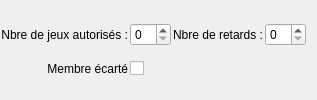
       <widget class="QWidget" name="widget_6" native="true">
        <property name="minimumSize">
         <size>
          <width>0</width>
          <height>0</height>
         </size>
        </property>
        <layout class="QGridLayout" name="gridLayout_7">
         <property name="leftMargin">
          <number>1</number>
         </property>
         <property name="topMargin">
          <number>10</number>
         </property>
         <property name="bottomMargin">
          <number>10</number>
         </property>
         <property name="spacing">
          <number>2</number>
         </property>
         <item row="0" column="1">
          <widget class="QSpinBox" name="SBx_JeuxAutorises">
           <property name="maximumSize">
            <size>
             <width>50</width>
             <height>16777215</height>
            </size>
           </property>
           <property name="palette">
            <palette>
             <active>
              <colorrole role="WindowText">
               <brush brushstyle="SolidPattern">
                <color alpha="255">
                 <red>0</red>
                 <green>0</green>
                 <blue>0</blue>
                </color>
               </brush>
              </colorrole>
             </active>
             <inactive>
              <colorrole role="WindowText">
               <brush brushstyle="SolidPattern">
                <color alpha="255">
                 <red>0</red>
                 <green>0</green>
                 <blue>0</blue>
                </color>
               </brush>
              </colorrole>
             </inactive>
             <disabled>
              <colorrole role="WindowText">
               <brush brushstyle="SolidPattern">
                <color alpha="255">
                 <red>0</red>
                 <green>0</green>
                 <blue>0</blue>
                </color>
               </brush>
              </colorrole>
             </disabled>
            </palette>
           </property>
          </widget>
         </item>
         <item row="5" column="0">
          <widget class="QLabel" name="Lb_MembreEcarte">
           <property name="palette">
            <palette>
             <active>
              <colorrole role="WindowText">
               <brush brushstyle="SolidPattern">
                <color alpha="255">
                 <red>0</red>
                 <green>0</green>
                 <blue>0</blue>
                </color>
               </brush>
              </colorrole>
             </active>
             <inactive>
              <colorrole role="WindowText">
               <brush brushstyle="SolidPattern">
                <color alpha="255">
                 <red>0</red>
                 <green>0</green>
                 <blue>0</blue>
                </color>
               </brush>
              </colorrole>
             </inactive>
             <disabled>
              <colorrole role="WindowText">
               <brush brushstyle="SolidPattern">
                <color alpha="255">
                 <red>0</red>
                 <green>0</green>
                 <blue>0</blue>
                </color>
               </brush>
              </colorrole>
             </disabled>
            </palette>
           </property>
           <property name="text">
            <string>Membre écarté</string>
           </property>
           <property name="alignment">
            <set>Qt::AlignRight|Qt::AlignTrailing|Qt::AlignVCenter</set>
           </property>
          </widget>
         </item>
         <item row="0" column="2">
          <widget class="QLabel" name="Lb_NbreRetards">
           <property name="palette">
            <palette>
             <active>
              <colorrole role="WindowText">
               <brush brushstyle="SolidPattern">
                <color alpha="255">
                 <red>0</red>
                 <green>0</green>
                 <blue>0</blue>
                </color>
               </brush>
              </colorrole>
             </active>
             <inactive>
              <colorrole role="WindowText">
               <brush brushstyle="SolidPattern">
                <color alpha="255">
                 <red>0</red>
                 <green>0</green>
                 <blue>0</blue>
                </color>
               </brush>
              </colorrole>
             </inactive>
             <disabled>
              <colorrole role="WindowText">
               <brush brushstyle="SolidPattern">
                <color alpha="255">
                 <red>0</red>
                 <green>0</green>
                 <blue>0</blue>
                </color>
               </brush>
              </colorrole>
             </disabled>
            </palette>
           </property>
           <property name="text">
            <string>Nbre de retards :</string>
           </property>
           <property name="alignment">
            <set>Qt::AlignRight|Qt::AlignTrailing|Qt::AlignVCenter</set>
           </property>
          </widget>
         </item>
         <item row="0" column="0">
          <widget class="QLabel" name="Lb_JeuxAutorise">
           <property name="palette">
            <palette>
             <active>
              <colorrole role="WindowText">
               <brush brushstyle="SolidPattern">
                <color alpha="255">
                 <red>0</red>
                 <green>0</green>
                 <blue>0</blue>
                </color>
               </brush>
              </colorrole>
             </active>
             <inactive>
              <colorrole role="WindowText">
               <brush brushstyle="SolidPattern">
                <color alpha="255">
                 <red>0</red>
                 <green>0</green>
                 <blue>0</blue>
                </color>
               </brush>
              </colorrole>
             </inactive>
             <disabled>
              <colorrole role="WindowText">
               <brush brushstyle="SolidPattern">
                <color alpha="255">
                 <red>0</red>
                 <green>0</green>
                 <blue>0</blue>
                </color>
               </brush>
              </colorrole>
             </disabled>
            </palette>
           </property>
           <property name="text">
            <string>Nbre de jeux autorisés :</string>
           </property>
           <property name="alignment">
            <set>Qt::AlignRight|Qt::AlignTrailing|Qt::AlignVCenter</set>
           </property>
          </widget>
         </item>
         <item row="0" column="3">
          <widget class="QSpinBox" name="SPx_NbreRetards">
           <property name="maximumSize">
            <size>
             <width>50</width>
             <height>16777215</height>
            </size>
           </property>
           <property name="palette">
            <palette>
             <active>
              <colorrole role="WindowText">
               <brush brushstyle="SolidPattern">
                <color alpha="255">
                 <red>0</red>
                 <green>0</green>
                 <blue>0</blue>
                </color>
               </brush>
              </colorrole>
             </active>
             <inactive>
              <colorrole role="WindowText">
               <brush brushstyle="SolidPattern">
                <color alpha="255">
                 <red>0</red>
                 <green>0</green>
                 <blue>0</blue>
                </color>
               </brush>
              </colorrole>
             </inactive>
             <disabled>
              <colorrole role="WindowText">
               <brush brushstyle="SolidPattern">
                <color alpha="255">
                 <red>0</red>
                 <green>0</green>
                 <blue>0</blue>
                </color>
               </brush>
              </colorrole>
             </disabled>
            </palette>
           </property>
          </widget>
         </item>
         <item row="5" column="1">
          <widget class="QCheckBox" name="ChBx_MembreEcarte">
           <property name="maximumSize">
            <size>
             <width>20</width>
             <height>16777215</height>
            </size>
           </property>
           <property name="palette">
            <palette>
             <active>
              <colorrole role="WindowText">
               <brush brushstyle="SolidPattern">
                <color alpha="255">
                 <red>255</red>
                 <green>0</green>
                 <blue>4</blue>
                </color>
               </brush>
              </colorrole>
              <colorrole role="Text">
               <brush brushstyle="SolidPattern">
                <color alpha="255">
                 <red>255</red>
                 <green>0</green>
                 <blue>4</blue>
                </color>
               </brush>
              </colorrole>
              <colorrole role="ButtonText">
               <brush brushstyle="SolidPattern">
                <color alpha="255">
                 <red>255</red>
                 <green>0</green>
                 <blue>0</blue>
                </color>
               </brush>
              </colorrole>
              <colorrole role="ToolTipText">
               <brush brushstyle="SolidPattern">
                <color alpha="255">
                 <red>255</red>
                 <green>0</green>
                 <blue>4</blue>
                </color>
               </brush>
              </colorrole>
             </active>
             <inactive>
              <colorrole role="WindowText">
               <brush brushstyle="SolidPattern">
                <color alpha="255">
                 <red>255</red>
                 <green>0</green>
                 <blue>4</blue>
                </color>
               </brush>
              </colorrole>
              <colorrole role="Text">
               <brush brushstyle="SolidPattern">
                <color alpha="255">
                 <red>255</red>
                 <green>0</green>
                 <blue>4</blue>
                </color>
               </brush>
              </colorrole>
              <colorrole role="ButtonText">
               <brush brushstyle="SolidPattern">
                <color alpha="255">
                 <red>255</red>
                 <green>0</green>
                 <blue>0</blue>
                </color>
               </brush>
              </colorrole>
              <colorrole role="ToolTipText">
               <brush brushstyle="SolidPattern">
                <color alpha="255">
                 <red>255</red>
                 <green>0</green>
                 <blue>4</blue>
                </color>
               </brush>
              </colorrole>
             </inactive>
             <disabled>
              <colorrole role="WindowText">
               <brush brushstyle="SolidPattern">
                <color alpha="255">
                 <red>0</red>
                 <green>0</green>
                 <blue>0</blue>
                </color>
               </brush>
              </colorrole>
              <colorrole role="Text">
               <brush brushstyle="SolidPattern">
                <color alpha="255">
                 <red>118</red>
                 <green>118</green>
                 <blue>117</blue>
                </color>
               </brush>
              </colorrole>
              <colorrole role="ButtonText">
               <brush brushstyle="SolidPattern">
                <color alpha="255">
                 <red>118</red>
                 <green>118</green>
                 <blue>117</blue>
                </color>
               </brush>
              </colorrole>
              <colorrole role="ToolTipText">
               <brush brushstyle="SolidPattern">
                <color alpha="255">
                 <red>255</red>
                 <green>0</green>
                 <blue>4</blue>
                </color>
               </brush>
              </colorrole>
             </disabled>
            </palette>
           </property>
           <property name="text">
            <string/>
           </property>
          </widget>
         </item>
        </layout>
       </widget>
